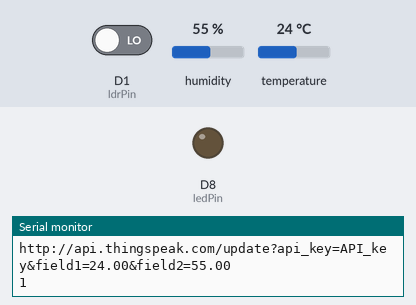
The sketch below on a simulated ESP8266 (NodeMCU). Parts: output pins drawn as LEDs (lit = HIGH), the last lines printed to the serial monitor. The inputs (shaded band) are chosen by the test bench; at power-on: D1 (ldrPin) LOW, humidity 55 %, temperature 24 °C. WiFi joins after 1.5 s; servers stay silent unless stated; web services answer with replies made up by the test bench.

Above: at 3.2 s.
3.3 s: D1 (ldrPin) driven HIGH
At 4.2 s:
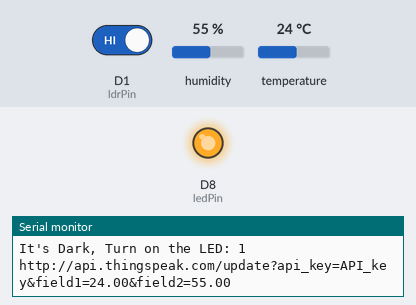
5.0 s: D1 (ldrPin) driven LOW
At 5.7 s:
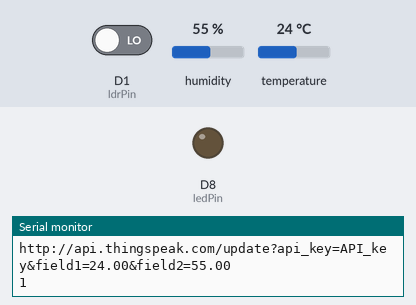
Timing chart, 0 to 8.0 s (numbered marks = the images above; inputs shaded):
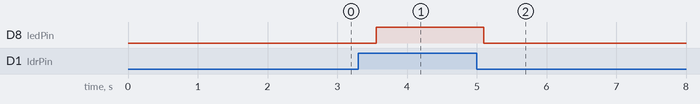

Measured:
- after the input at 3.3 s, D8 (ledPin): LOW → HIGH after 0.26 s
- after the input at 5.0 s, D8 (ledPin): HIGH → LOW after 0.10 s

The sketch:

code.ino
```cpp
#include <ESP8266WiFi.h>
#include <ESP8266HTTPClient.h>
#include <DHT.h>

#define DHTPIN D4
#define DHTTYPE DHT11
#define WIFI_SSID "wifi_name"  //enter your wifi name here
#define WIFI_PASSWORD "wifi_password"  //enter your wifi password here
#define THINGSPEAK_CHANNEL_ID "channel_id"  //write channel ID on thingspeak
#define THINGSPEAK_API_KEY "API_key"  //Write API key here

const int ledPin=15;
const int ldrPin=5;

DHT dht(DHTPIN, DHTTYPE);

void setup() {
  Serial.begin(115200);
  delay(10);
  dht.begin();
  WiFi.begin(WIFI_SSID, WIFI_PASSWORD);
  Serial.print("Connecting to Wi-Fi");
  while (WiFi.status() != WL_CONNECTED) {
    delay(1000);
    Serial.print(".");
  }
  Serial.println();
  Serial.println("Connected to Wi-Fi");

  pinMode(ledPin, OUTPUT);
  pinMode(ldrPin, INPUT);

}

void loop() {
  float temperature = dht.readTemperature();
  float humidity = dht.readHumidity();

  if (isnan(temperature) || isnan(humidity)) {
    Serial.println("Failed to read from DHT sensor!");

    return;
  }
  //ldr();
int ldrStatus= digitalRead(ldrPin);

  if(ldrStatus==1){
    digitalWrite(ledPin, HIGH);
    Serial.print("It's Dark, Turn on the LED: ");
    Serial.println(ldrStatus);
}
else
{
  digitalWrite(ledPin, LOW);
  Serial.print("It's Bright, Turn off the LED: ");
  Serial.println(ldrStatus);
}
  WiFiClient client;
  HTTPClient http;
  String url = "http://api.thingspeak.com/update?api_key=" + String(THINGSPEAK_API_KEY) +
               "&field1=" + String(temperature) + "&field2=" + String(humidity);

  Serial.println(url);

  http.begin(client, url);
  int httpCode = http.GET();
  if (httpCode > 0) {
    String payload = http.getString();
    Serial.println(payload);
  } else {
    Serial.println("Error sending data to Thingspeak");
  }

  http.end();
  delay(100); // Send data every 15 seconds
}
```
